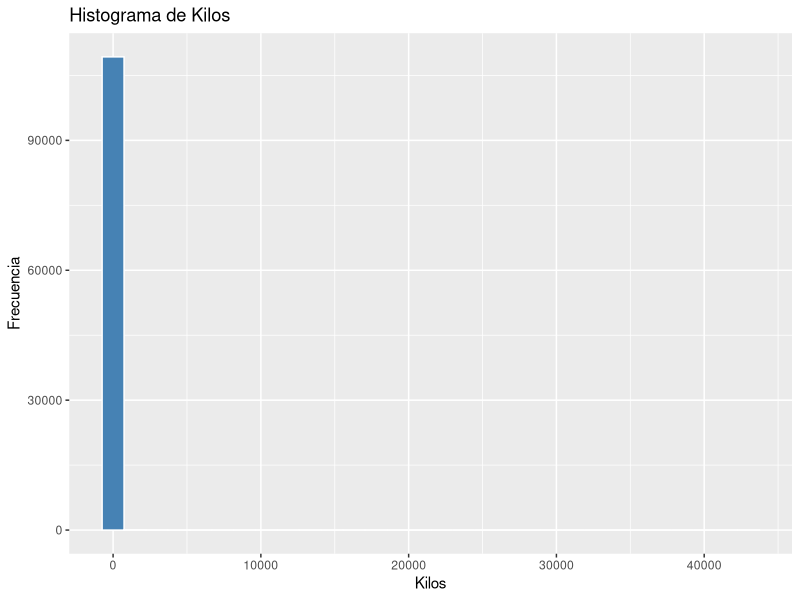
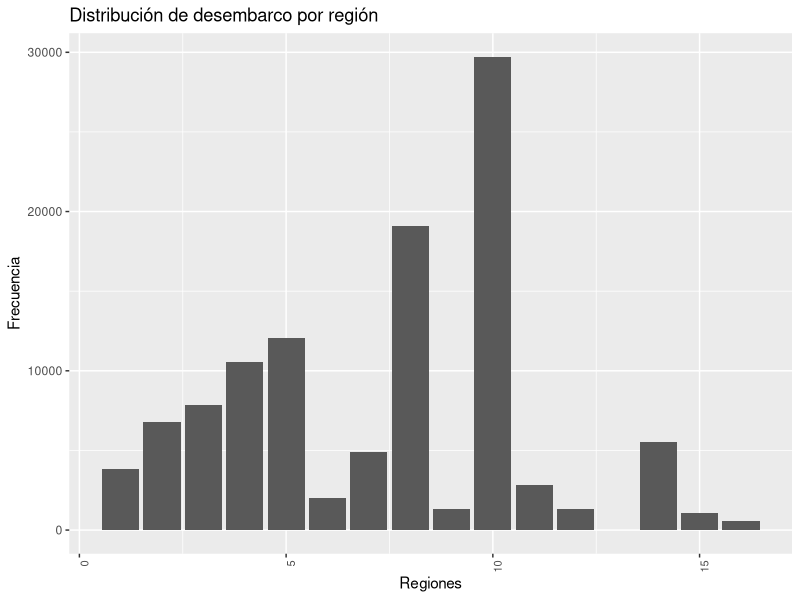

Write the R code that produced these figures, in order.
## ---- chunk 1
library(readr)
library(ggplot2)
library(dplyr)
library(tidyr)
knitr::opts_chunk$set(echo = TRUE)
## ---- chunk 2
dataset <- read_csv("Desembarque por caleta y recurso.csv")

## ---- chunk 3
head(dataset)
## ---- chunk 4
dataset2 <- gather(data = dataset, key = "Meses", value = "Kilos", 6:17)
dataset2 <- select(dataset2, -TOTAL) #Eliminamos el total
head(dataset2)
## ---- chunk 5
summary(dataset2)
## ---- chunk 6
dataset3 <- dataset2 %>% 
  mutate(Kilos = ifelse(is.na(Kilos), 0, Kilos))
summary(dataset3)
## ---- chunk 7
dataset3$Kilos <- as.numeric(dataset3$Kilos)
class(dataset3$Kilos)
## ---- chunk 8
subset_dataset <- dataset3 %>%
  filter(Region != 99)
summary(subset_dataset)
## ---- chunk 9
ggplot(subset_dataset, aes(x = Kilos)) +
  geom_histogram(fill = "steelblue", color = "white") +
  labs(title = "Histograma de Kilos",
       x = "Kilos",
       y = "Frecuencia")
## ---- chunk 10
ggplot(subset_dataset, aes(x = Region)) +
  geom_bar() +
  labs(title = "Distribución de desembarco por región") +
  xlab("Regiones") +
  ylab("Frecuencia") +
  theme(axis.text.x = element_text(angle = 90, hjust = 1, size = 8))
